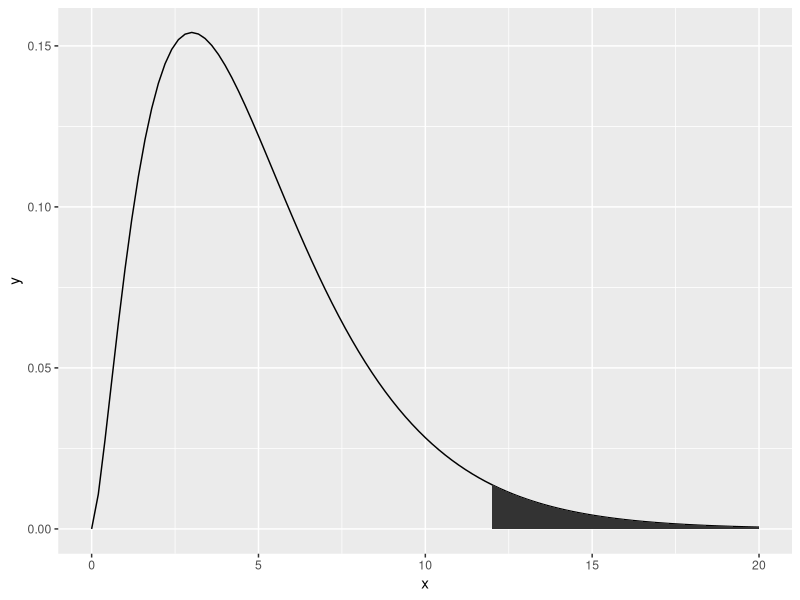

Write R code to recreate this figure.
## ---- chunk 1
men <- c(592,	300,	204,	24,	80)
women <- c(410,	335,	180,	20,	55) 
ct <- rbind(men, women)
colnames(ct) <- c("cup",	"cone",	"sundae",	"sandwich",	"other")
ct
## ---- chunk 2
men <- c(592,	300,	204,	24,	80)
women <- c(410,	335,	180,	20,	55) 
col.totals <- men+women
row.totals <- c(sum(men), sum(women), sum(men)+sum(women))
ct <- rbind(men, women, col.totals)
ct <- cbind(ct, row.totals)
ct
## ---- chunk 3
expected.values.row.1 <- c((1200*1002/2200), (1200*635/2200), (1200*384/2200), (1200*44/2200), (1200*135/2200))
expected.values.row.2 <- c((1000*1002/2200), (1000*635/2200), (1000*384/2200), (1000*44/2200), (1000*135/2200))
expected.values <- rbind(expected.values.row.1, expected.values.row.2)
expected.values
## ---- chunk 4
chisq.1 <- ((men[1]-expected.values.row.1[1])^2/expected.values.row.1[1])
chisq.2 <- ((men[2]-expected.values.row.1[2])^2/expected.values.row.1[2])
chisq.3 <- ((men[3]-expected.values.row.1[3])^2/expected.values.row.1[3])
chisq.4 <- ((men[4]-expected.values.row.1[4])^2/expected.values.row.1[4])
chisq.5 <- ((men[5]-expected.values.row.1[5])^2/expected.values.row.1[5])
chisq.6 <- ((women[1]-expected.values.row.2[1])^2/expected.values.row.2[1])
chisq.7 <- ((women[2]-expected.values.row.2[2])^2/expected.values.row.2[2])
chisq.8 <- ((women[3]-expected.values.row.2[3])^2/expected.values.row.2[3])
chisq.9 <- ((women[4]-expected.values.row.2[4])^2/expected.values.row.2[4])
chisq.10 <- ((women[5]-expected.values.row.2[5])^2/expected.values.row.2[5])
ts.chisq <- chisq.1 + chisq.2 + chisq.3 + chisq.4 + chisq.5 + chisq.6 + chisq.7 + chisq.8 + chisq.9 + chisq.10
ts.chisq
## ---- chunk 5
df <- (2-1)*(5-1)
df
## ---- chunk 6
library(ggplot2)
ggplot(data.frame(x=c(0,20)), aes(x=x)) +stat_function(fun=dchisq, args=list(df=5)) + stat_function(fun=dchisq, args=list(df=5), xlim=c(12,20), geom="area")
## ---- chunk 7
1-pchisq(23.49262, df=4)
## ---- chunk 8
row1 <- c(592,	300,	204,	24,	80)
row2 <- c(410,	335,	180,	20,	55)
my.ctable <- rbind (row1, row2)
dimnames(my.ctable) <- list(gender = c("Men","Women"),package = c("cup",	"cone",	"sundae",	"sandwich",	"other"))
my.ctable
## ---- chunk 9
chisq.test(my.ctable)
## ---- chunk 10
Xsq.results <- chisq.test(my.ctable)
str(Xsq.results)
## ---- chunk 11
Xsq.results$expected
## ---- chunk 12
((Xsq.results$observed - Xsq.results$expected)^2)/Xsq.results$expected
## ---- chunk 13
sum(((Xsq.results$observed -Xsq.results$expected)^2)/Xsq.results$expected)
## ---- chunk 14
contin.coeff <- function(xsq) {sqrt(xsq$statistic/(sum(xsq$observed)+xsq$statistic))}
contin.coeff(Xsq.results)
## ---- chunk 15
cramers.v <- function(xsq) {
a <- dim(xsq$observed)[1] # number of rows
b <- dim(xsq $observed)[2] # number of columns
t <- min(a,b)-1
sqrt(xsq$statistic/(sum(xsq$observed)*t))
}
cramers.v(Xsq.results)
## ---- chunk 16
fair.rolls <- c(12,8,11,9,10,10)
chisq.test(fair.rolls, p=c(1/6,1/6,1/6,1/6,1/6,1/6))
## ---- chunk 17
unfair.rolls <- c(17,3,13,7,5,15)
chisq.test(unfair.rolls, p=c(1/6,1/6,1/6,1/6,1/6,1/6))
